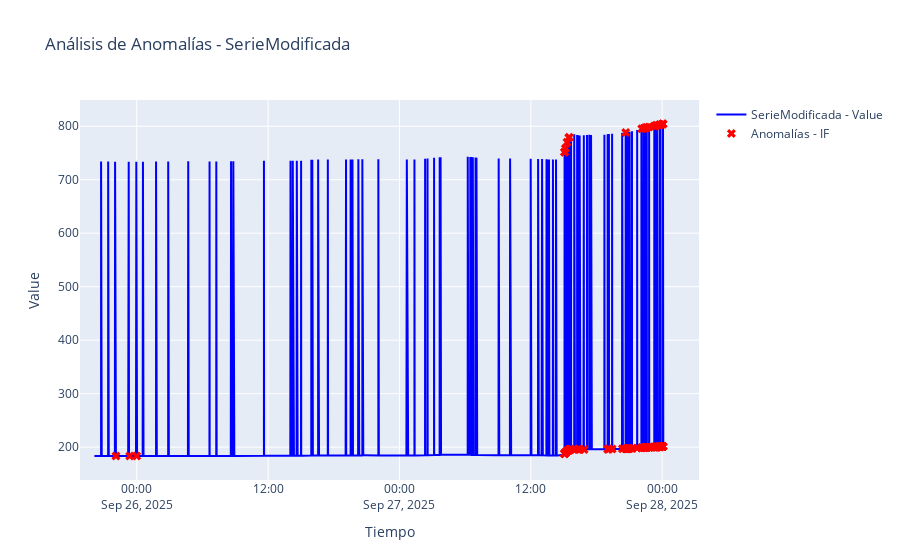

The cell this chart's notebook holds for it:
### Code cell
# Aplicar análisis a la segunda serie
detector.apply_isolation_forest(
    series_name='SerieModificada',
    target_col='Value',
    contamination=0.02  # Más contaminación esperada
)

# Visualizar comparación
fig2 = detector.plot_anomalies(
    series_name='SerieModificada',
    target_col='Value',
    methods_to_plot=['IF']
)

fig2.show()
